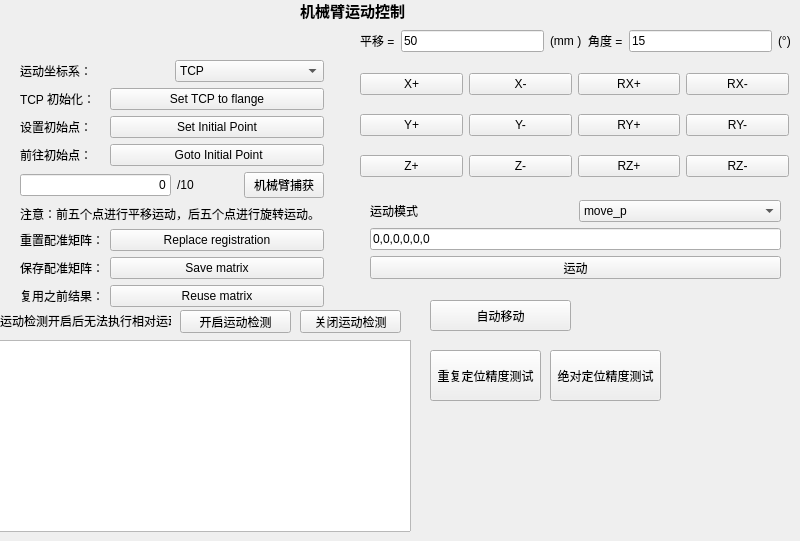
     <widget class="QWidget" name="tab_5">
      <attribute name="title">
       <string>机械臂配准</string>
      </attribute>
      <widget class="QPushButton" name="pushButton_AutoMoveJ_2">
       <property name="geometry">
        <rect>
         <x>430</x>
         <y>300</y>
         <width>141</width>
         <height>31</height>
        </rect>
       </property>
       <property name="text">
        <string>自动移动</string>
       </property>
      </widget>
      <widget class="QWidget" name="layoutWidget_9">
       <property name="geometry">
        <rect>
         <x>360</x>
         <y>60</y>
         <width>429</width>
         <height>131</height>
        </rect>
       </property>
       <layout class="QGridLayout" name="gridLayout_16">
        <item row="3" column="4">
         <widget class="QPushButton" name="pushButton_ryp_2">
          <property name="text">
           <string>RY+</string>
          </property>
         </widget>
        </item>
        <item row="3" column="5">
         <widget class="QPushButton" name="pushButton_rym_2">
          <property name="text">
           <string>RY-</string>
          </property>
         </widget>
        </item>
        <item row="3" column="3">
         <widget class="QPushButton" name="pushButton_ym_2">
          <property name="text">
           <string>Y-</string>
          </property>
         </widget>
        </item>
        <item row="1" column="5">
         <widget class="QPushButton" name="pushButton_rxm_2">
          <property name="text">
           <string>RX-</string>
          </property>
         </widget>
        </item>
        <item row="1" column="4">
         <widget class="QPushButton" name="pushButton_rxp_2">
          <property name="text">
           <string>RX+</string>
          </property>
         </widget>
        </item>
        <item row="3" column="2">
         <widget class="QPushButton" name="pushButton_yp_2">
          <property name="text">
           <string>Y+</string>
          </property>
         </widget>
        </item>
        <item row="4" column="5">
         <widget class="QPushButton" name="pushButton_rzm_2">
          <property name="text">
           <string>RZ-</string>
          </property>
         </widget>
        </item>
        <item row="4" column="2">
         <widget class="QPushButton" name="pushButton_zp_2">
          <property name="text">
           <string>Z+</string>
          </property>
         </widget>
        </item>
        <item row="4" column="3">
         <widget class="QPushButton" name="pushButton_zm_2">
          <property name="text">
           <string>Z-</string>
          </property>
         </widget>
        </item>
        <item row="1" column="2">
         <widget class="QPushButton" name="pushButton_xp_2">
          <property name="text">
           <string>X+</string>
          </property>
         </widget>
        </item>
        <item row="4" column="4">
         <widget class="QPushButton" name="pushButton_rzp_2">
          <property name="text">
           <string>RZ+</string>
          </property>
         </widget>
        </item>
        <item row="1" column="3">
         <widget class="QPushButton" name="pushButton_xm_2">
          <property name="text">
           <string>X-</string>
          </property>
         </widget>
        </item>
       </layout>
      </widget>
      <widget class="QLabel" name="label_30">
       <property name="geometry">
        <rect>
         <x>300</x>
         <y>0</y>
         <width>131</width>
         <height>21</height>
        </rect>
       </property>
       <property name="font">
        <font>
         <pointsize>11</pointsize>
         <weight>75</weight>
         <bold>true</bold>
        </font>
       </property>
       <property name="text">
        <string>机械臂运动控制</string>
       </property>
      </widget>
      <widget class="QWidget" name="layoutWidget_10">
       <property name="geometry">
        <rect>
         <x>360</x>
         <y>30</y>
         <width>431</width>
         <height>22</height>
        </rect>
       </property>
       <layout class="QHBoxLayout" name="horizontalLayout_29">
        <item>
         <widget class="QLabel" name="label_31">
          <property name="layoutDirection">
           <enum>Qt::LeftToRight</enum>
          </property>
          <property name="text">
           <string>平移 =</string>
          </property>
         </widget>
        </item>
        <item>
         <widget class="QLineEdit" name="lineEdit_intuitiveValue_2">
          <property name="text">
           <string>50</string>
          </property>
         </widget>
        </item>
        <item>
         <widget class="QLabel" name="label_32">
          <property name="text">
           <string>(mm )</string>
          </property>
         </widget>
        </item>
        <item>
         <widget class="QLabel" name="label_36">
          <property name="layoutDirection">
           <enum>Qt::LeftToRight</enum>
          </property>
          <property name="text">
           <string>角度 =</string>
          </property>
         </widget>
        </item>
        <item>
         <widget class="QLineEdit" name="lineEdit_intuitiveValue_degree_2">
          <property name="text">
           <string>15</string>
          </property>
         </widget>
        </item>
        <item>
         <widget class="QLabel" name="label_34">
          <property name="text">
           <string>(°)</string>
          </property>
         </widget>
        </item>
       </layout>
      </widget>
      <widget class="QWidget" name="layoutWidget_11">
       <property name="geometry">
        <rect>
         <x>370</x>
         <y>200</y>
         <width>411</width>
         <height>79</height>
        </rect>
       </property>
       <layout class="QVBoxLayout" name="verticalLayout_3">
        <item>
         <layout class="QHBoxLayout" name="horizontalLayout_30">
          <item>
           <widget class="QLabel" name="label_38">
            <property name="text">
             <string>运动模式</string>
            </property>
           </widget>
          </item>
          <item>
           <widget class="QComboBox" name="comboBox_robotMoveType_2">
            <item>
             <property name="text">
              <string>move_p</string>
             </property>
            </item>
            <item>
             <property name="text">
              <string>move_j</string>
             </property>
            </item>
           </widget>
          </item>
         </layout>
        </item>
        <item>
         <widget class="QLineEdit" name="lineEdit_4">
          <property name="text">
           <string>0,0,0,0,0,0</string>
          </property>
         </widget>
        </item>
        <item>
         <widget class="QPushButton" name="pushButton_JiontAngleMotion_2">
          <property name="text">
           <string>运动</string>
          </property>
         </widget>
        </item>
       </layout>
      </widget>
      <widget class="QWidget" name="layoutWidget_12">
       <property name="geometry">
        <rect>
         <x>20</x>
         <y>60</y>
         <width>304</width>
         <height>247</height>
        </rect>
       </property>
       <layout class="QVBoxLayout" name="verticalLayout_4">
        <item>
         <layout class="QHBoxLayout" name="horizontalLayout_31">
          <item>
           <widget class="QLabel" name="label_40">
            <property name="text">
             <string>运动坐标系：</string>
            </property>
           </widget>
          </item>
          <item>
           <widget class="QComboBox" name="comboBox_robotMoveType_select_2">
            <item>
             <property name="text">
              <string>TCP</string>
             </property>
            </item>
            <item>
             <property name="text">
              <string>Robot base</string>
             </property>
            </item>
           </widget>
          </item>
         </layout>
        </item>
        <item>
         <layout class="QGridLayout" name="gridLayout_18">
          <item row="5" column="1" colspan="3">
           <widget class="QPushButton" name="pushButton_replaceRegistration_2">
            <property name="text">
             <string>Replace registration</string>
            </property>
           </widget>
          </item>
          <item row="1" column="1" colspan="3">
           <widget class="QPushButton" name="pushButton_setInitialPoint_2">
            <property name="text">
             <string>Set Initial Point</string>
            </property>
           </widget>
          </item>
          <item row="2" column="1" colspan="3">
           <widget class="QPushButton" name="pushButton_goToInitial_2">
            <property name="text">
             <string> Goto Initial Point</string>
            </property>
           </widget>
          </item>
          <item row="4" column="0" colspan="4">
           <widget class="QLabel" name="label_41">
            <property name="font">
             <font>
              <pointsize>9</pointsize>
              <weight>50</weight>
              <bold>false</bold>
             </font>
            </property>
            <property name="text">
             <string>注意：前五个点进行平移运动，后五个点进行旋转运动。</string>
            </property>
           </widget>
          </item>
          <item row="6" column="1" colspan="3">
           <widget class="QPushButton" name="pushButton_saveArmMatrix_2">
            <property name="text">
             <string>Save matrix</string>
            </property>
           </widget>
          </item>
          <item row="3" column="2">
           <widget class="QLabel" name="label_42">
            <property name="text">
             <string>/10</string>
            </property>
           </widget>
          </item>
          <item row="7" column="1" colspan="3">
           <widget class="QPushButton" name="pushButton_reuseArmMatrix_2">
            <property name="text">
             <string>Reuse matrix</string>
            </property>
           </widget>
          </item>
          <item row="0" column="1" colspan="3">
           <widget class="QPushButton" name="pushButton_setTCPToFlange_2">
            <property name="text">
             <string>Set TCP to flange</string>
            </property>
           </widget>
          </item>
          <item row="3" column="3">
           <widget class="QPushButton" name="pushButton_captureRobot_2">
            <property name="text">
             <string>机械臂捕获</string>
            </property>
           </widget>
          </item>
          <item row="3" column="0" colspan="2">
           <widget class="QLineEdit" name="lineEdit_collectedRoboPose_2">
            <property name="layoutDirection">
             <enum>Qt::LeftToRight</enum>
            </property>
            <property name="text">
             <string>0</string>
            </property>
            <property name="alignment">
             <set>Qt::AlignRight|Qt::AlignTrailing|Qt::AlignVCenter</set>
            </property>
           </widget>
          </item>
          <item row="5" column="0">
           <widget class="QLabel" name="label_43">
            <property name="text">
             <string>重置配准矩阵：</string>
            </property>
           </widget>
          </item>
          <item row="2" column="0">
           <widget class="QLabel" name="label_44">
            <property name="text">
             <string>前往初始点：</string>
            </property>
           </widget>
          </item>
          <item row="1" column="0">
           <widget class="QLabel" name="label_47">
            <property name="text">
             <string>设置初始点：</string>
            </property>
           </widget>
          </item>
          <item row="0" column="0">
           <widget class="QLabel" name="label_48">
            <property name="text">
             <string>TCP 初始化：</string>
            </property>
           </widget>
          </item>
          <item row="7" column="0">
           <widget class="QLabel" name="label_49">
            <property name="text">
             <string>复用之前结果：</string>
            </property>
           </widget>
          </item>
          <item row="6" column="0">
           <widget class="QLabel" name="label_50">
            <property name="text">
             <string>保存配准矩阵：</string>
            </property>
           </widget>
          </item>
         </layout>
        </item>
       </layout>
      </widget>
      <widget class="QPushButton" name="pushButton_openIsMoving_2">
       <property name="geometry">
        <rect>
         <x>180</x>
         <y>310</y>
         <width>111</width>
         <height>23</height>
        </rect>
       </property>
       <property name="text">
        <string>开启运动检测</string>
       </property>
      </widget>
      <widget class="QPushButton" name="pushButton_CloseIsMoving_2">
       <property name="geometry">
        <rect>
         <x>300</x>
         <y>310</y>
         <width>101</width>
         <height>23</height>
        </rect>
       </property>
       <property name="text">
        <string>关闭运动检测</string>
       </property>
      </widget>
      <widget class="QLabel" name="label_51">
       <property name="geometry">
        <rect>
         <x>0</x>
         <y>310</y>
         <width>171</width>
         <height>21</height>
        </rect>
       </property>
       <property name="text">
        <string>运动检测开启后无法执行相对运动</string>
       </property>
      </widget>
      <widget class="QTextBrowser" name="textBrowser_hans">
       <property name="geometry">
        <rect>
         <x>-10</x>
         <y>340</y>
         <width>421</width>
         <height>192</height>
        </rect>
       </property>
      </widget>
      <widget class="QPushButton" name="pushButton_repeat_position">
       <property name="geometry">
        <rect>
         <x>430</x>
         <y>350</y>
         <width>111</width>
         <height>51</height>
        </rect>
       </property>
       <property name="text">
        <string>重复定位精度测试</string>
       </property>
      </widget>
      <widget class="QPushButton" name="pushButton_aboslute_position">
       <property name="geometry">
        <rect>
         <x>550</x>
         <y>350</y>
         <width>111</width>
         <height>51</height>
        </rect>
       </property>
       <property name="text">
        <string>绝对定位精度测试</string>
       </property>
      </widget>
     </widget>
